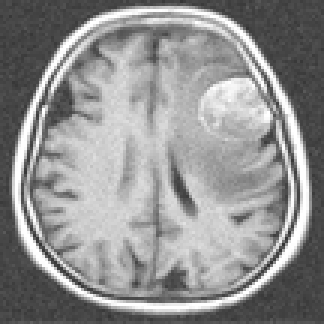
%> input picture denoising/testimages/brain1.png, 108 x 108 px, shrunk from 320 x 320 before the run (shown 3 times larger); its folder holds only this picture in this run
$ octave main.m   (GNU Octave 9; MATLAB toolbox functions it lacks are replaced by stand-ins)
%> lines starting %> are read from the running program, lines starting %| are printed output that depends on the picture
clc; clear; close all;

imageFolder = 'testimages';
imageFiles = dir(fullfile(imageFolder, '*.png'));
numImages = min(3, length(imageFiles));

PSNR_gauss = zeros(1, numImages);
PSNR_med   = zeros(1, numImages);
PSNR_wave  = zeros(1, numImages);
PSNR_nlm   = zeros(1, numImages);

MSE_gauss = zeros(1, numImages);
MSE_med   = zeros(1, numImages);
MSE_wave  = zeros(1, numImages);
MSE_nlm   = zeros(1, numImages);clc; clear; close all;

imageFolder = 'testimages';
imageFiles = dir(fullfile(imageFolder, '*.png'));
numImages = min(3, length(imageFiles));

PSNR_gauss = zeros(1, numImages);
PSNR_med   = zeros(1, numImages);
PSNR_wave  = zeros(1, numImages);
PSNR_nlm   = zeros(1, numImages);

MSE_gauss = zeros(1, numImages);
MSE_med   = zeros(1, numImages);
MSE_wave  = zeros(1, numImages);
MSE_nlm   = zeros(1, numImages);

for k = 1:numImages

    fname = imageFiles(k).name;
    shortName = erase(fname, '.png');
    outFolder = fullfile('outputs', shortName + "_outputs");
    if ~exist(outFolder, 'dir'); mkdir(outFolder); end

    I_orig = im2double(imread(fullfile(imageFolder, fname)));
%> I_orig: size 108x108 double; min 0.188, max 1, mean 0.568
    if size(I_orig,3)==3; I_orig = rgb2gray(I_orig); end
    I_noisy = I_orig;

    % Gaussian
    h = fspecial('gaussian',[3 3],0.8);
    I_gauss = imsharpen(imfilter(I_noisy,h,'replicate'),'Radius',1.5,'Amount',1.2);
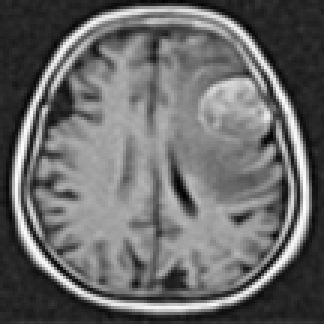
%> I_gauss: size 108x108 double (shown 3 times larger); min 0.114, max 1.21, mean 0.568; drawn with min black and max white

    % Median
    I_med = imsharpen(medfilt2(I_noisy,[3 3]),'Radius',1.5,'Amount',1.2);
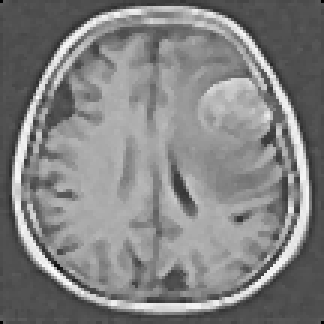
%> I_med: size 108x108 double (shown 3 times larger); min -0.197, max 1.3, mean 0.57; drawn with min black and max white

    % Wavelet
%> (the run ends here)

$ run again, on denoising/testimages/brain2.png
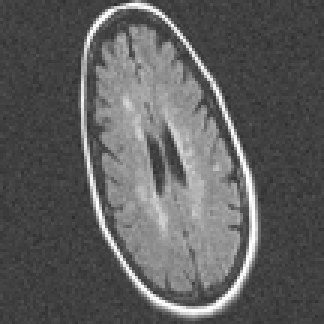
%> input picture denoising/testimages/brain2.png, 108 x 108 px, shrunk from 320 x 320 before the run (shown 3 times larger)
%> `I_gauss = imsharpen(imfilter(I_noisy,h,'replicate'),'Radius',1.5,'Amou..`:
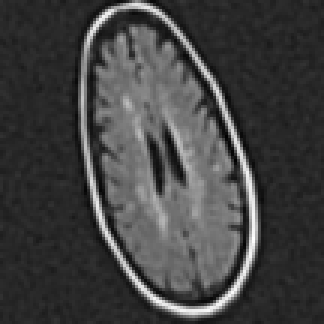
%> I_gauss: size 108x108 double (shown 3 times larger); min 0.0778, max 1.19, mean 0.368; drawn with min black and max white
%> `I_med = imsharpen(medfilt2(I_noisy,[3 3]),'Radius',1.5,'Amount',1.2);`:
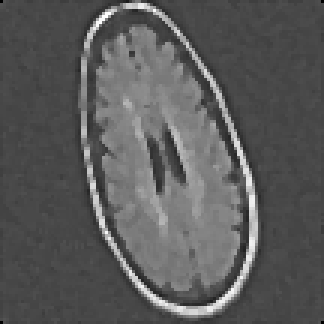
%> I_med: size 108x108 double (shown 3 times larger); min -0.179, max 1.34, mean 0.364; drawn with min black and max white

$ run again, on denoising/testimages/brain3.png
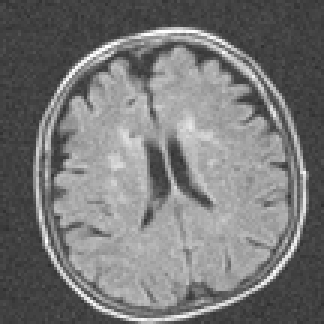
%> input picture denoising/testimages/brain3.png, 108 x 108 px, shrunk from 320 x 320 before the run (shown 3 times larger)
%> `I_gauss = imsharpen(imfilter(I_noisy,h,'replicate'),'Radius',1.5,'Amou..`:
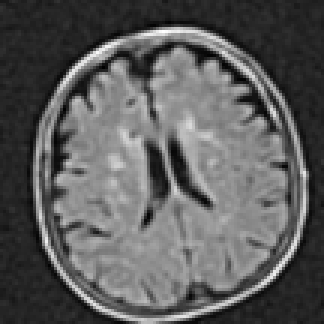
%> I_gauss: size 108x108 double (shown 3 times larger); min 0.115, max 1.08, mean 0.467; drawn with min black and max white
%> `I_med = imsharpen(medfilt2(I_noisy,[3 3]),'Radius',1.5,'Amount',1.2);`:
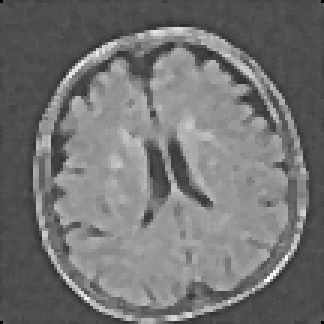
%> I_med: size 108x108 double (shown 3 times larger); min -0.175, max 1.23, mean 0.463; drawn with min black and max white
